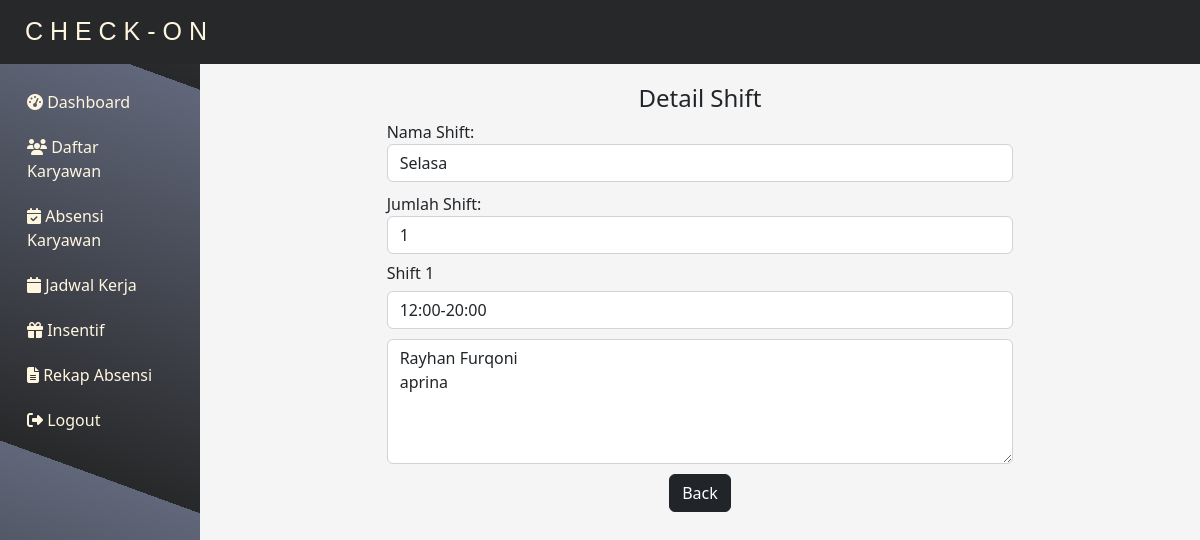
Screenshot of /sidebar/jadwal_kerja/manage_jadwal_kerja/view_jadwal_kerja.php?id_jam_kerja=2 with the database file from the repository.
### tables this page shows
CREATE TABLE `jam_kerja` (
  `id_jam_kerja` int(11) NOT NULL,
  `nama_shift` varchar(100) NOT NULL,
  `jumlah_shift` int(11) NOT NULL,
  `jam_shift` varchar(200) NOT NULL,
  `pembagian_karyawan` text NOT NULL
);

### sidebar/jadwal_kerja/manage_jadwal_kerja/view_jadwal_kerja.php (the view, shortened to what this page needs)
<?php
include "../../../db_conn.php";
if (isset($_GET['id_jam_kerja'])) {
    $id_jam_kerja = $_GET['id_jam_kerja'];
    $sql = "SELECT nama_shift, jumlah_shift, jam_shift, pembagian_karyawan FROM jam_kerja WHERE id_jam_kerja = '$id_jam_kerja'";
    $result = mysqli_query($conn, $sql);
    $row = mysqli_fetch_assoc($result);
    if ($row) {
        $nama_shift = $row['nama_shift'];
        $jumlah_shift = $row['jumlah_shift'];
        $jam_shift = $row['jam_shift'];
        $pembagian_karyawan = $row['pembagian_karyawan'];
    } else {
        header("Location: jadwal_kerja.php");
        exit();
    }
} else {
    header("Location: jadwal_kerja.php");
    exit();
}
?>
<!DOCTYPE html>
<html lang="en">
<head>
    <link rel="stylesheet" href="https://cdn.jsdelivr.net/npm/bootstrap@5.2.3/dist/css/bootstrap.min.css">
    <link rel="stylesheet" href="https://cdnjs.cloudflare.com/ajax/libs/font-awesome/6.4.0/css/all.min.css"
 />
    <link rel="stylesheet" href="../jadwal.css">
</head>
<body>
    <main>
        <nav class="navbar navbar-expand-lg navbar-dark bg-dark" style="background-color: #272829 !important">
            <div class="container-fluid">
                <a class="navbar-brand" href="#"
                    style="color:#FFF6E0;font-size:25px;font-family: Arial, Helvetica, sans-serif;padding-left:13px">C H
                    E C K - O N</a>
            </div>
        </nav>
        <div class="container-fluid">
            <div class="row">
                <nav id="sidebar" class="col-md-2 bg-dark text-light py-3"
                    style="background: repeating-linear-gradient(20deg, #272829, #61677A 398px) !important">
                    <div class="sidebar-sticky">
                        <ul class="nav flex-column">
                            <li class="nav-item">
                                <a class="nav-link" href="../../dashboard/dashboard.php" style="color:#FFF6E0">
                                    <i class="fas fa-tachometer-alt"></i> Dashboard
                                </a>
                            </li>
                            <li class="nav-item">
                                <a class="nav-link" href="../../daftar_karyawan/daftar_karyawan.php"
                                    style="color:#FFF6E0">
                                    <i class="fas fa-users"></i> Daftar Karyawan
                                </a>
                            </li>
                            <li class="nav-item">
                                <a class="nav-link" href="../../absensi_karyawan/absensi_karyawan.php"
                                    style="color:#FFF6E0">
                                    <i class="fas fa-calendar-check"></i> Absensi Karyawan
                                </a>
                            </li>
                            <li class="nav-item">
                                <a class="nav-link" href="../../jadwal_kerja/jadwal_kerja.php" style="color:#FFF6E0">
                                    <i class="fas fa-calendar"></i> Jadwal Kerja
                                </a>
                            </li>
                            <li class="nav-item">
                                <a class="nav-link" href="../../insentif/insentif.php" style="color:#FFF6E0">
                                    <i class="fas fa-gift"></i> Insentif
                                </a>
                            </li>
                            <li class="nav-item">
                                <a class="nav-link" href="../../rekap_absen/rekap_absen.php" style="color:#FFF6E0">
                                    <i class="fas fa-file-alt"></i> Rekap Absensi
                                </a>
                            </li>
                            <li class="nav-item">
                                <a class="nav-link" href="../../logout/logout.php" style="color:#FFF6E0"
                                    onclick="showLogoutAlert(event)">
                                    <i class="fas fa-sign-out-alt"></i> Logout
                                </a>
                            </li>
                        </ul>
                    </div>
                </nav>
                <main role="main" class="col-md-10 ml-sm-auto" style="background-color:whitesmoke">
                    <div class="row">
                        <div class="col-md-8 offset-md-2">
                            <div class="black-box mx-2 my-2">
                                <h4 style="text-align:center;;margin-top:20px">Detail Shift</h4>
                                <form action="update_shift_details.php" method="post">
                                    <div class="form-group">
                                        <label for="nama_shift">Nama Shift:</label>
                                        <input type="text" class="form-control" id="nama_shift" name="nama_shift"
                                            value="<?php echo $nama_shift; ?>" readonly>
                                    </div>
                                    <div class="form-group">
                                        <label for="jumlah_shift" style="padding-top:10px">Jumlah Shift:</label>
                                        <input type="number" class="form-control" id="jumlah_shift" name="jumlah_shift"
                                            value="<?php echo $jumlah_shift; ?>" readonly>
                                    </div>
                                    <div class="form-group">
                                        <?php
                        $shift_times = explode(',', $jam_shift);
                        $karyawan_per_shift = explode('),(', $pembagian_karyawan);
                        array_unshift($karyawan_per_shift, '');
                        foreach ($shift_times as $index => $shift_time) {
                            $shift_number = $index + 1;
                            echo "<h6 style='margin-top:10px'>Shift $shift_number</h6>";
                            echo "<input type='text' class='form-control' value='$shift_time' readonly>";
                            if (isset($karyawan_per_shift[$shift_number])) {
                                $karyawan_shift = str_replace(array('(', ')'), '', $karyawan_per_shift[$shift_number]);
                                $karyawan_names = explode(',', $karyawan_shift);
                                $karyawan_names_formatted = implode("\n", $karyawan_names);
                                echo "<textarea class='form-control' name='karyawan_per_shift[]' rows='3' style='margin-top:10px;min-height:125px' readonly>$karyawan_names_formatted</textarea>";
                            } else {
                                echo "<p>Tidak Ada Karyawan Untuk Shift Ini</p>";
                            }
                        }
                        ?>
                                    </div>
                                </form>
                                <div class="text-center">
                                    <a href="../jadwal_kerja.php" class="btn btn-dark btn-primary"
                                        style="margin-top:10px">Back</a>
                                </div>
                            </div>
                        </div>
                    </div>
                </main>
            </div>
        </div>
    </main>
</body>
</html>

### sidebar/jadwal_kerja/jadwal.css (style rules this page uses)
.nav-link { color: inherit; text-decoration: none; padding: 10px 15px; transition: font-size 0.2s, color 0.2s, border-bottom 0.2s; border-bottom: 1px solid transparent; }

### sidebar/jadwal_kerja/manage_jadwal_kerja/view_jadwal_kerja.php (style rules this page uses)
#sidebar { display: flex; flex-direction: column; height: 100vh; position: sticky; top: 0; }

### rows the page displays
jam_kerja: nama_shift "Selasa", jumlah_shift "1", shift_number "1", jam_shift "12:00-20:00", value "Rayhan Furqoni aprina"
